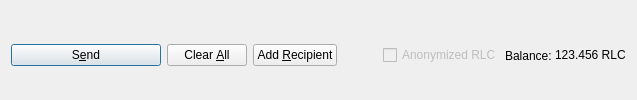
         <widget class="QFrame" name="frame_Send">
          <layout class="QHBoxLayout" name="horizontalLayout">
           <property name="bottomMargin">
            <number>0</number>
           </property>
           <item>
            <widget class="QPushButton" name="sendButton">
             <property name="minimumSize">
              <size>
               <width>150</width>
               <height>0</height>
              </size>
             </property>
             <property name="toolTip">
              <string>Confirm the send action</string>
             </property>
             <property name="text">
              <string>S&amp;end</string>
             </property>
             <property name="icon">
              <iconset resource="../realcoin.qrc">
               <normaloff>:/icons/send</normaloff>:/icons/send</iconset>
             </property>
             <property name="autoDefault">
              <bool>false</bool>
             </property>
             <property name="default">
              <bool>true</bool>
             </property>
            </widget>
           </item>
           <item>
            <widget class="QPushButton" name="clearButton">
             <property name="sizePolicy">
              <sizepolicy hsizetype="Minimum" vsizetype="Fixed">
               <horstretch>0</horstretch>
               <verstretch>0</verstretch>
              </sizepolicy>
             </property>
             <property name="toolTip">
              <string>Clear all fields of the form.</string>
             </property>
             <property name="text">
              <string>Clear &amp;All</string>
             </property>
             <property name="icon">
              <iconset resource="../realcoin.qrc">
               <normaloff>:/icons/remove</normaloff>:/icons/remove</iconset>
             </property>
             <property name="autoDefault">
              <bool>false</bool>
             </property>
            </widget>
           </item>
           <item>
            <widget class="QPushButton" name="addButton">
             <property name="toolTip">
              <string>Send to multiple recipients at once</string>
             </property>
             <property name="text">
              <string>Add &amp;Recipient</string>
             </property>
             <property name="icon">
              <iconset resource="../realcoin.qrc">
               <normaloff>:/icons/add</normaloff>:/icons/add</iconset>
             </property>
             <property name="autoDefault">
              <bool>false</bool>
             </property>
            </widget>
           </item>
           <item>
            <spacer name="horizontalSpacer">
             <property name="orientation">
              <enum>Qt::Horizontal</enum>
             </property>
             <property name="sizeHint" stdset="0">
              <size>
               <width>40</width>
               <height>20</height>
              </size>
             </property>
            </spacer>
           </item>
           <item>
            <layout class="QHBoxLayout" name="horizontalLayout_2">
             <property name="spacing">
              <number>3</number>
             </property>
             <item>
              <widget class="QCheckBox" name="checkzRLC">
               <property name="enabled">
                <bool>false</bool>
               </property>
               <property name="text">
                <string>Anonymized RLC</string>
               </property>
              </widget>
             </item>
             <item>
              <widget class="QLabel" name="label">
               <property name="text">
                <string>Balance:</string>
               </property>
              </widget>
             </item>
             <item>
              <widget class="QLabel" name="labelBalance">
               <property name="sizePolicy">
                <sizepolicy hsizetype="Preferred" vsizetype="Fixed">
                 <horstretch>0</horstretch>
                 <verstretch>0</verstretch>
                </sizepolicy>
               </property>
               <property name="cursor">
                <cursorShape>IBeamCursor</cursorShape>
               </property>
               <property name="text">
                <string notr="true">123.456 RLC</string>
               </property>
               <property name="textInteractionFlags">
                <set>Qt::LinksAccessibleByMouse|Qt::TextSelectableByKeyboard|Qt::TextSelectableByMouse</set>
               </property>
              </widget>
             </item>
            </layout>
           </item>
          </layout>
         </widget>
